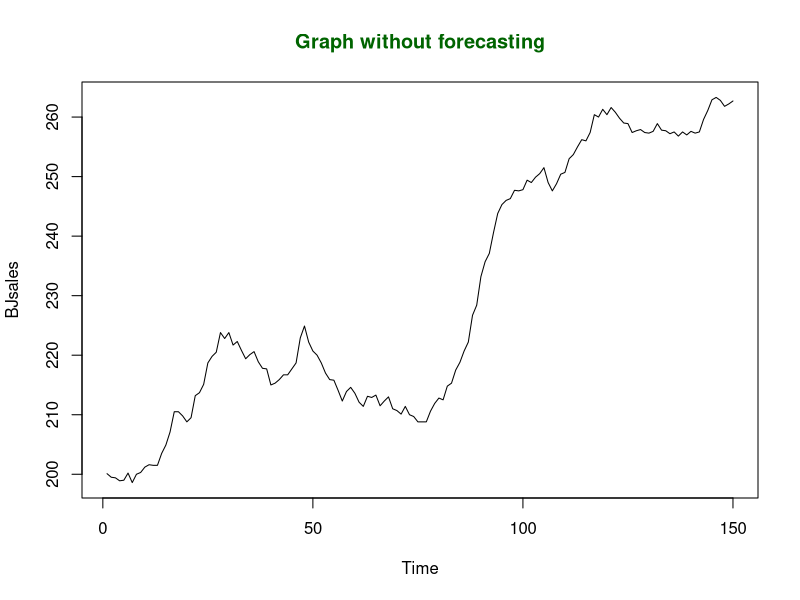
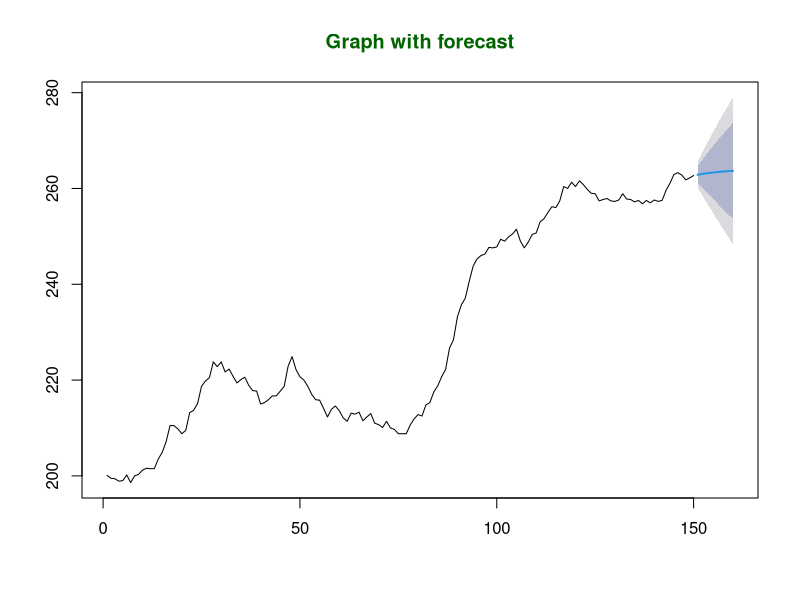
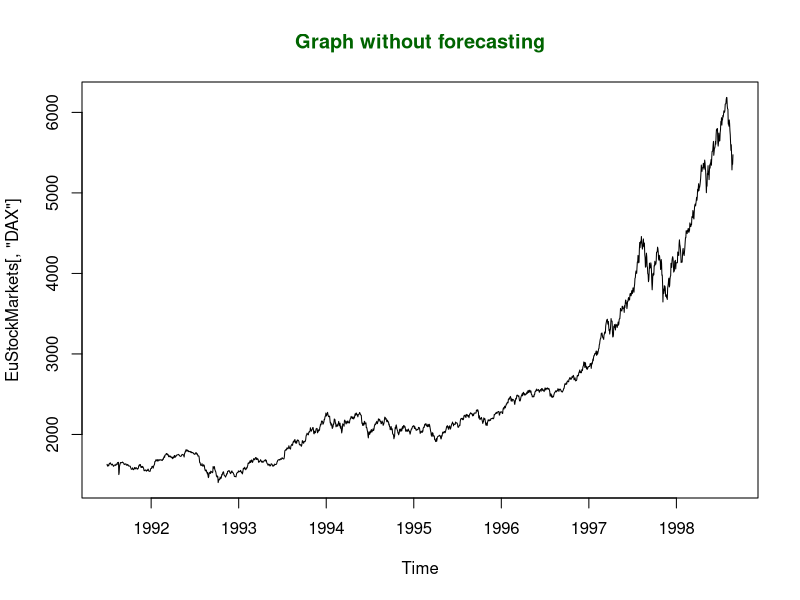
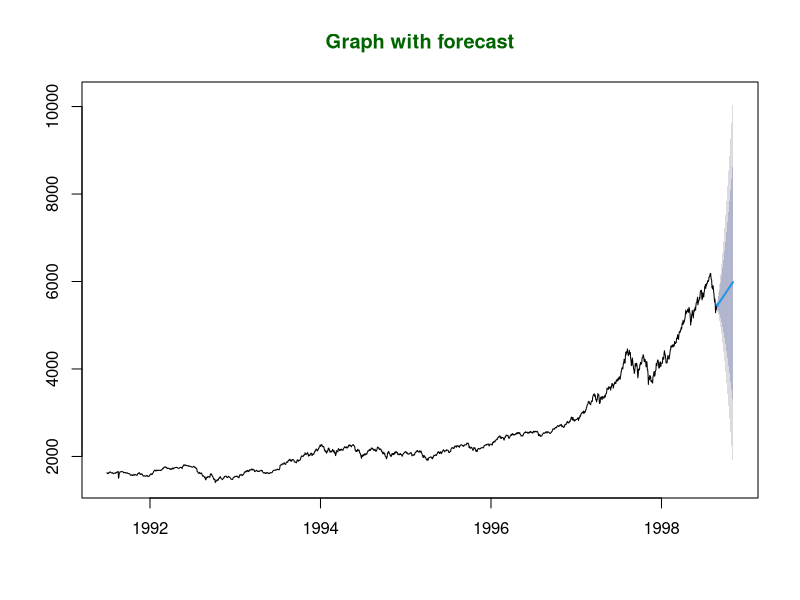

Write R code to recreate these figures, in order.
#week 5
#autoregressive integrated moving average for non stationary time series

#qn1 
#predict the next 10 sale values by using BJsales dataset present in R packages.[this dataset is already a time series object,so thee is no need to apply ts() function]
library(forecast)
#ploting withou forecasting
plot(BJsales,main="Graph without forecasting",col.main="darkgreen")
#fittiing the model using arima model
fit=auto.arima(BJsales)
#next 10 forecasted values
forecastedValues=forecast(fit,10)
#printing forecasted values
print(forecastedValues)
plot(forecastedValues,main="Graph with forecast",col.main="darkgreen")



#qn 2 
#predict next 50 values of DAX in EuStockMarkets dataset present in R base package
#[it can take longer time than usual as the dataset is large enough as compared to BJsales dataset.
#this dataset is already a time series object,so there is no need to apply ts() function]
library(forecast)
#plotting graph without forecasting 
plot(EuStockMarkets[,"DAX"],main="Graph without forecasting",col.main="darkgreen")
#fitting model using arima model
fit=auto.arima(EuStockMarkets[,"DAX"])
#next 50 forecasted values
forecastedValues=forecast(fit,50)
#printing forecasted values
print(forecastedValues)
plot(forecastedValues,main="Graph with forecast",col.main="darkgreen")

